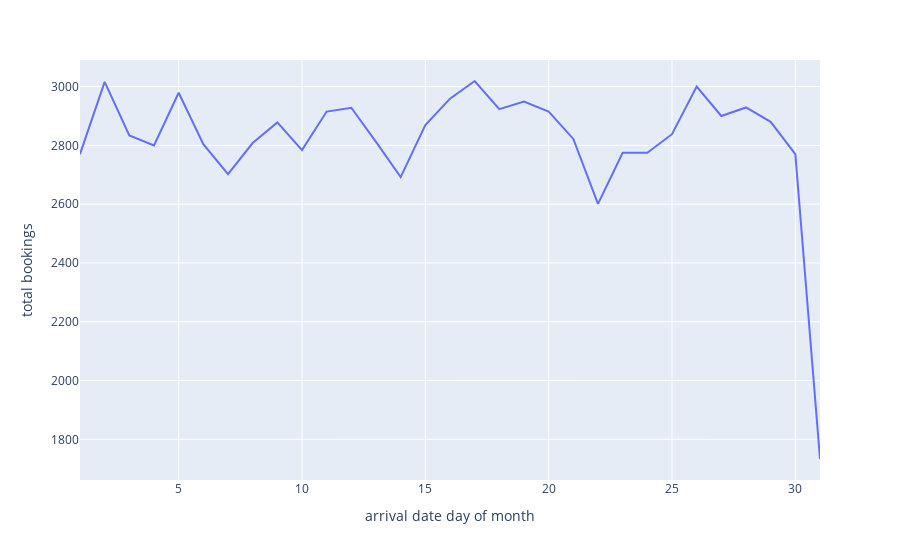

Notebook cell for this chart:
### Markdown cell above
### Variable arrival_date_day_of_month over cancellation

### Code cell
a = df.groupby('arrival_date_day_of_month').is_canceled.count().reset_index()
fig = px.line(a, x='arrival_date_day_of_month', y='is_canceled',
              labels={'arrival_date_day_of_month': 'arrival date day of month', 'is_canceled': 'total bookings'})
fig.show()

### Figure 1 — Plotly figure (JSON) as saved in the notebook; plotly's stock layout.template omitted (floating-point values rounded to 4 significant figures)
{"data": [{"hovertemplate": "arrival date day of month=%{x}<br>total bookings=%{y}<extra></extra>", "legendgroup": "", "line": {"color": "#636efa", "dash": "solid"}, "marker": {"symbol": "circle"}, "mode": "lines", "name": "", "orientation": "v", "showlegend": false, "type": "scatter", "x": [1, 2, 3, 4, 5, 6, 7, 8, 9, 10, 11, 12, 13, 14, 15, 16, 17, 18, 19, 20, 21, 22, 23, 24, 25, 26, 27, 28, 29, 30, 31], "xaxis": "x", "y": [2770, 3016, 2834, 2800, 2979, 2804, 2702, 2808, 2878, 2784, 2915, 2928, 2812, 2692, 2869, 2959, 3019, 2923, 2949, 2915, 2822, 2601, 2775, 2775, 2838, 3000, 2900, 2929, 2880, 2770, 1733], "yaxis": "y"}], "layout": {"legend": {"tracegroupgap": 0}, "margin": {"t": 60}, "xaxis": {"anchor": "y", "domain": [0, 1], "title": {"text": "arrival date day of month"}}, "yaxis": {"anchor": "x", "domain": [0, 1], "title": {"text": "total bookings"}}}}
